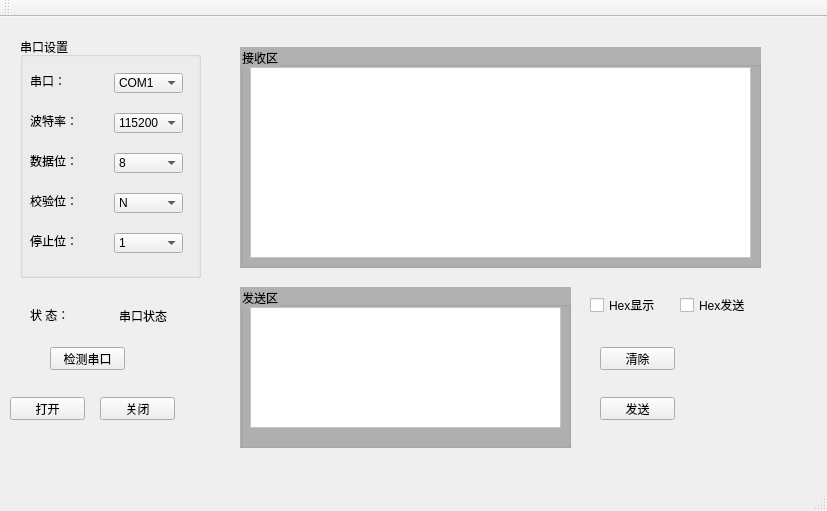
<?xml version="1.0" encoding="UTF-8"?>
<ui version="4.0">
 <class>MainWindow</class>
 <widget class="QMainWindow" name="MainWindow">
  <property name="geometry">
   <rect>
    <x>0</x>
    <y>0</y>
    <width>827</width>
    <height>511</height>
   </rect>
  </property>
  <property name="windowTitle">
   <string>MainWindow</string>
  </property>
  <widget class="QWidget" name="centralwidget">
   <widget class="QGroupBox" name="groupBox">
    <property name="geometry">
     <rect>
      <x>240</x>
      <y>30</y>
      <width>521</width>
      <height>221</height>
     </rect>
    </property>
    <property name="styleSheet">
     <string notr="true">background-color: rgb(177, 177, 177);</string>
    </property>
    <property name="title">
     <string>接收区</string>
    </property>
    <widget class="QTextBrowser" name="receiveTextBrowser">
     <property name="geometry">
      <rect>
       <x>10</x>
       <y>20</y>
       <width>501</width>
       <height>191</height>
      </rect>
     </property>
     <property name="styleSheet">
      <string notr="true">background-color: rgb(255, 255, 255);</string>
     </property>
    </widget>
   </widget>
   <widget class="QGroupBox" name="">
    <property name="geometry">
     <rect>
      <x>20</x>
      <y>20</y>
      <width>181</width>
      <height>241</height>
     </rect>
    </property>
    <property name="sizePolicy">
     <sizepolicy hsizetype="Expanding" vsizetype="Expanding">
      <horstretch>0</horstretch>
      <verstretch>0</verstretch>
     </sizepolicy>
    </property>
    <property name="title">
     <string>串口设置</string>
    </property>
    <widget class="QLabel" name="label_5">
     <property name="geometry">
      <rect>
       <x>10</x>
       <y>196</y>
       <width>48</width>
       <height>16</height>
      </rect>
     </property>
     <property name="text">
      <string>停止位：</string>
     </property>
    </widget>
    <widget class="QComboBox" name="comStopBit">
     <property name="geometry">
      <rect>
       <x>94</x>
       <y>196</y>
       <width>69</width>
       <height>20</height>
      </rect>
     </property>
     <item>
      <property name="text">
       <string>1</string>
      </property>
     </item>
     <item>
      <property name="text">
       <string>2</string>
      </property>
     </item>
    </widget>
    <widget class="QLabel" name="label">
     <property name="geometry">
      <rect>
       <x>10</x>
       <y>36</y>
       <width>36</width>
       <height>16</height>
      </rect>
     </property>
     <property name="text">
      <string>串口：</string>
     </property>
    </widget>
    <widget class="QComboBox" name="comPort">
     <property name="geometry">
      <rect>
       <x>94</x>
       <y>36</y>
       <width>69</width>
       <height>20</height>
      </rect>
     </property>
     <item>
      <property name="text">
       <string>COM1</string>
      </property>
     </item>
     <item>
      <property name="text">
       <string>COM2</string>
      </property>
     </item>
     <item>
      <property name="text">
       <string>COM3</string>
      </property>
     </item>
     <item>
      <property name="text">
       <string>COM4</string>
      </property>
     </item>
     <item>
      <property name="text">
       <string>COM5</string>
      </property>
     </item>
     <item>
      <property name="text">
       <string>COM6</string>
      </property>
     </item>
     <item>
      <property name="text">
       <string>COM7</string>
      </property>
     </item>
     <item>
      <property name="text">
       <string>COM8</string>
      </property>
     </item>
     <item>
      <property name="text">
       <string>COM9</string>
      </property>
     </item>
     <item>
      <property name="text">
       <string>COM10</string>
      </property>
     </item>
    </widget>
    <widget class="QLabel" name="label_2">
     <property name="geometry">
      <rect>
       <x>10</x>
       <y>76</y>
       <width>48</width>
       <height>16</height>
      </rect>
     </property>
     <property name="text">
      <string>波特率：</string>
     </property>
    </widget>
    <widget class="QComboBox" name="comBaud">
     <property name="geometry">
      <rect>
       <x>94</x>
       <y>76</y>
       <width>69</width>
       <height>20</height>
      </rect>
     </property>
     <item>
      <property name="text">
       <string>115200</string>
      </property>
     </item>
     <item>
      <property name="text">
       <string>9600</string>
      </property>
     </item>
    </widget>
    <widget class="QLabel" name="label_3">
     <property name="geometry">
      <rect>
       <x>10</x>
       <y>116</y>
       <width>48</width>
       <height>16</height>
      </rect>
     </property>
     <property name="text">
      <string>数据位：</string>
     </property>
    </widget>
    <widget class="QComboBox" name="comByteSize">
     <property name="geometry">
      <rect>
       <x>94</x>
       <y>116</y>
       <width>69</width>
       <height>20</height>
      </rect>
     </property>
     <item>
      <property name="text">
       <string>8</string>
      </property>
     </item>
     <item>
      <property name="text">
       <string>7</string>
      </property>
     </item>
    </widget>
    <widget class="QLabel" name="label_4">
     <property name="geometry">
      <rect>
       <x>10</x>
       <y>156</y>
       <width>48</width>
       <height>16</height>
      </rect>
     </property>
     <property name="text">
      <string>校验位：</string>
     </property>
    </widget>
    <widget class="QComboBox" name="comParity">
     <property name="geometry">
      <rect>
       <x>94</x>
       <y>156</y>
       <width>69</width>
       <height>20</height>
      </rect>
     </property>
     <item>
      <property name="text">
       <string>N</string>
      </property>
     </item>
     <item>
      <property name="text">
       <string>E</string>
      </property>
     </item>
     <item>
      <property name="text">
       <string>O</string>
      </property>
     </item>
     <item>
      <property name="text">
       <string>M</string>
      </property>
     </item>
     <item>
      <property name="text">
       <string>S</string>
      </property>
     </item>
    </widget>
   </widget>
   <widget class="QPushButton" name="pushButtonOpen">
    <property name="geometry">
     <rect>
      <x>10</x>
      <y>380</y>
      <width>75</width>
      <height>23</height>
     </rect>
    </property>
    <property name="text">
     <string>打开</string>
    </property>
   </widget>
   <widget class="QPushButton" name="pushButtonClose">
    <property name="geometry">
     <rect>
      <x>100</x>
      <y>380</y>
      <width>75</width>
      <height>23</height>
     </rect>
    </property>
    <property name="text">
     <string>关闭</string>
    </property>
   </widget>
   <widget class="QPushButton" name="pushButtonCheckCom">
    <property name="geometry">
     <rect>
      <x>50</x>
      <y>330</y>
      <width>75</width>
      <height>23</height>
     </rect>
    </property>
    <property name="text">
     <string>检测串口</string>
    </property>
   </widget>
   <widget class="QLabel" name="labelShowState">
    <property name="geometry">
     <rect>
      <x>119</x>
      <y>291</y>
      <width>48</width>
      <height>16</height>
     </rect>
    </property>
    <property name="text">
     <string>串口状态</string>
    </property>
   </widget>
   <widget class="QLabel" name="labelState">
    <property name="geometry">
     <rect>
      <x>30</x>
      <y>290</y>
      <width>42</width>
      <height>16</height>
     </rect>
    </property>
    <property name="text">
     <string>状 态：</string>
    </property>
   </widget>
   <widget class="QGroupBox" name="groupBox_2">
    <property name="geometry">
     <rect>
      <x>240</x>
      <y>270</y>
      <width>331</width>
      <height>161</height>
     </rect>
    </property>
    <property name="styleSheet">
     <string notr="true">background-color: rgb(177, 177, 177);</string>
    </property>
    <property name="title">
     <string>发送区</string>
    </property>
    <widget class="QTextEdit" name="sendTextBrowser">
     <property name="geometry">
      <rect>
       <x>10</x>
       <y>20</y>
       <width>311</width>
       <height>121</height>
      </rect>
     </property>
     <property name="styleSheet">
      <string notr="true">background-color: rgb(255, 255, 255);</string>
     </property>
    </widget>
   </widget>
   <widget class="QPushButton" name="pushButtonClear">
    <property name="geometry">
     <rect>
      <x>600</x>
      <y>330</y>
      <width>75</width>
      <height>23</height>
     </rect>
    </property>
    <property name="text">
     <string>清除</string>
    </property>
   </widget>
   <widget class="QPushButton" name="pushButtonSend">
    <property name="geometry">
     <rect>
      <x>600</x>
      <y>380</y>
      <width>75</width>
      <height>23</height>
     </rect>
    </property>
    <property name="text">
     <string>发送</string>
    </property>
   </widget>
   <widget class="QCheckBox" name="checkBoxShowHex">
    <property name="geometry">
     <rect>
      <x>590</x>
      <y>280</y>
      <width>71</width>
      <height>16</height>
     </rect>
    </property>
    <property name="text">
     <string>Hex显示</string>
    </property>
   </widget>
   <widget class="QCheckBox" name="checkBoxSendHex">
    <property name="geometry">
     <rect>
      <x>680</x>
      <y>280</y>
      <width>71</width>
      <height>16</height>
     </rect>
    </property>
    <property name="text">
     <string>Hex发送</string>
    </property>
   </widget>
   <zorder>groupBox</zorder>
   <zorder>comPort</zorder>
   <zorder>comBaud</zorder>
   <zorder>comByteSize</zorder>
   <zorder>comParity</zorder>
   <zorder>comStopBit</zorder>
   <zorder>comboBox_6</zorder>
   <zorder>label</zorder>
   <zorder>label_2</zorder>
   <zorder>label_3</zorder>
   <zorder>label_4</zorder>
   <zorder>label_5</zorder>
   <zorder>label_6</zorder>
   <zorder></zorder>
   <zorder>textEdit</zorder>
   <zorder>pushButtonOpen</zorder>
   <zorder>pushButtonClose</zorder>
   <zorder>pushButtonCheckCom</zorder>
   <zorder>labelShowState</zorder>
   <zorder>labelState</zorder>
   <zorder>groupBox_2</zorder>
   <zorder>pushButtonClear</zorder>
   <zorder>pushButtonSend</zorder>
   <zorder>checkBoxShowHex</zorder>
   <zorder>checkBoxSendHex</zorder>
  </widget>
  <widget class="QStatusBar" name="statusbar"/>
  <widget class="QToolBar" name="toolBar">
   <property name="windowTitle">
    <string>toolBar</string>
   </property>
   <attribute name="toolBarArea">
    <enum>TopToolBarArea</enum>
   </attribute>
   <attribute name="toolBarBreak">
    <bool>false</bool>
   </attribute>
  </widget>
  <widget class="QMenuBar" name="menuBar">
   <property name="geometry">
    <rect>
     <x>0</x>
     <y>0</y>
     <width>827</width>
     <height>23</height>
    </rect>
   </property>
  </widget>
 </widget>
 <resources/>
 <connections>
  <connection>
   <sender>pushButtonOpen</sender>
   <signal>clicked()</signal>
   <receiver>MainWindow</receiver>
   <slot>port_open()</slot>
   <hints>
    <hint type="sourcelabel">
     <x>38</x>
     <y>426</y>
    </hint>
    <hint type="destinationlabel">
     <x>33</x>
     <y>449</y>
    </hint>
   </hints>
  </connection>
  <connection>
   <sender>pushButtonClose</sender>
   <signal>clicked()</signal>
   <receiver>MainWindow</receiver>
   <slot>port_close()</slot>
   <hints>
    <hint type="sourcelabel">
     <x>137</x>
     <y>428</y>
    </hint>
    <hint type="destinationlabel">
     <x>138</x>
     <y>459</y>
    </hint>
   </hints>
  </connection>
  <connection>
   <sender>pushButtonCheckCom</sender>
   <signal>clicked()</signal>
   <receiver>MainWindow</receiver>
   <slot>port_cheak()</slot>
   <hints>
    <hint type="sourcelabel">
     <x>115</x>
     <y>369</y>
    </hint>
    <hint type="destinationlabel">
     <x>168</x>
     <y>369</y>
    </hint>
   </hints>
  </connection>
  <connection>
   <sender>pushButtonClear</sender>
   <signal>clicked()</signal>
   <receiver>MainWindow</receiver>
   <slot>clean_data()</slot>
   <hints>
    <hint type="sourcelabel">
     <x>637</x>
     <y>379</y>
    </hint>
    <hint type="destinationlabel">
     <x>745</x>
     <y>377</y>
    </hint>
   </hints>
  </connection>
  <connection>
   <sender>pushButtonSend</sender>
   <signal>clicked()</signal>
   <receiver>MainWindow</receiver>
   <slot>send_data()</slot>
   <hints>
    <hint type="sourcelabel">
     <x>655</x>
     <y>433</y>
    </hint>
    <hint type="destinationlabel">
     <x>744</x>
     <y>433</y>
    </hint>
   </hints>
  </connection>
 </connections>
 <slots>
  <slot>port_open()</slot>
  <slot>port_close()</slot>
  <slot>port_cheak()</slot>
  <slot>clean_data()</slot>
  <slot>send_data()</slot>
 </slots>
</ui>
